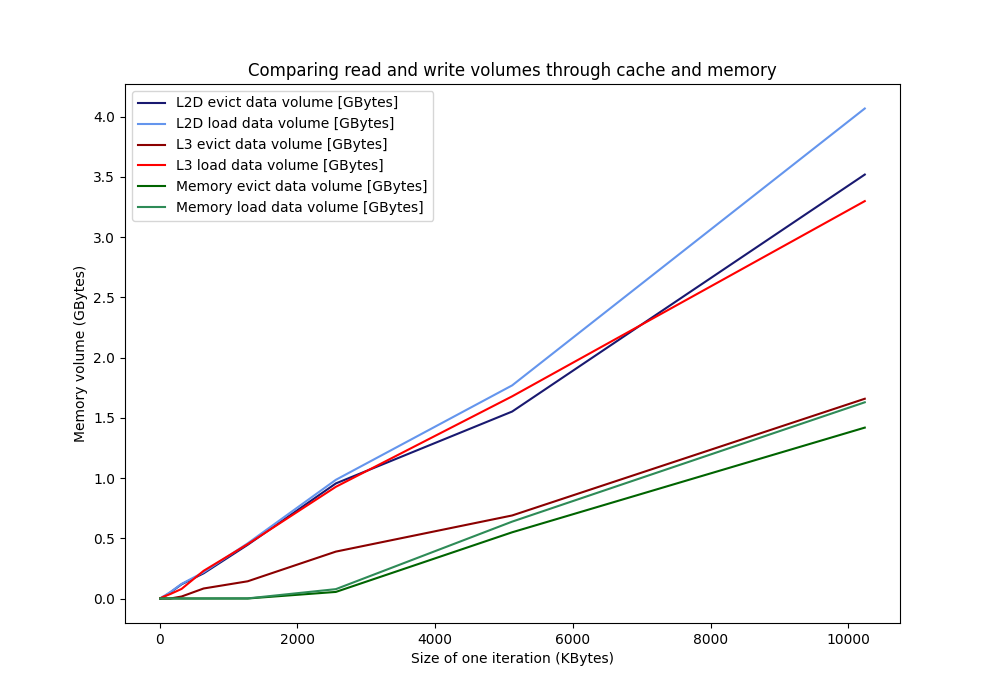

Generate this figure with Python:
import argparse
import csv
import matplotlib.pyplot as plt
import pandas
import subprocess
import time

fhv_bin_location = '../bin/fhv'
results_file = './mem_volume_through_cache'

def write_csv(filename, header, data):
    print('writing csv to ' + filename)
    with open(filename, 'w', newline='') as f:
        writer = csv.writer(f)
        writer.writerow(header)
        writer.writerows(data)

def get_header():
    child = subprocess.run(
        [fhv_bin_location, '--print-csv-header'], stdout=subprocess.PIPE)
    return child.stdout.decode().strip().split(',')

def run_tests():
    output = []
    data_size_kb = 10
    num_iter = 2000
    # start_num_iterations = 200000
    # minimum_num_iter = 3

    while data_size_kb < 15000:
        # num_iter = int(max(start_num_iterations/data_size_kb, 
        #                    minimum_num_iter))
        command = [
            fhv_bin_location, '--benchmark-cache-and-memory', 
            str(num_iter), str(data_size_kb),
            '-c']
        # print('running command:', ' '.join(command))
        print('running memory with data size ' + str(data_size_kb) + ' and '
              'number of iterations ' + str(num_iter),
              end='', flush=True)
        start_time = time.time()
        child = subprocess.run(command, stdout=subprocess.PIPE)
        elapsed_time = time.time() - start_time
        print(' {:.3f}s'.format(elapsed_time))
        output.append(child.stdout.decode().strip().split(','))
        data_size_kb *= 2

    write_csv(results_file + '.csv', get_header(), output)

def plot_results():
    data =  pandas.read_csv(results_file + '.csv')
    plt.figure(1, figsize=(10,7))

    # trial_nums = range(len(data['L2D evict data volume [GBytes]']))
    plt.plot(data['Single iteration size'], 
             data['L2D evict data volume [GBytes]'],
             color='midnightblue')
    plt.plot(data['Single iteration size'], 
             data['L2D load data volume [GBytes]'],
             color='cornflowerblue')
    plt.plot(data['Single iteration size'], 
             data['L3 evict data volume [GBytes]'],
             color='darkred')
    plt.plot(data['Single iteration size'], 
             data['L3 load data volume [GBytes]'],
             color='red')
    plt.plot(data['Single iteration size'], 
             data['Memory evict data volume [GBytes]'],
             color='darkgreen')
    plt.plot(data['Single iteration size'], 
             data['Memory load data volume [GBytes]'],
             color='seagreen')
    # print(data)
    # print(data['Memory evict data volume [GBytes]'])
    # print(data['Memory load data volume [GBytes]'])

    # plt.xscale('log')
    # plt.yscale('log')
    plt.title('Comparing read and write volumes through cache and memory')
    plt.xlabel('Size of one iteration (KBytes)')
    plt.ylabel('Memory volume (GBytes)')
    plt.legend([
        'L2D evict data volume [GBytes]',
        'L2D load data volume [GBytes]',
        'L3 evict data volume [GBytes]',
        'L3 load data volume [GBytes]',
        'Memory evict data volume [GBytes]',
        'Memory load data volume [GBytes]',
    ])

    plt.savefig(results_file + '.png')

    plt.show()

def parse_cli_options():
    parser = argparse.ArgumentParser(
        description='Compare memory volume through cache and ram')
    parser.add_argument('--run-tests', '-r', action='store_true')
    parser.add_argument('--plot-results', '-p', action='store_true')

    return parser.parse_args()

def main():
    args = parse_cli_options()

    if args.run_tests:
        run_tests()
    if args.plot_results:
        plot_results()

if __name__ == '__main__':
    main()
